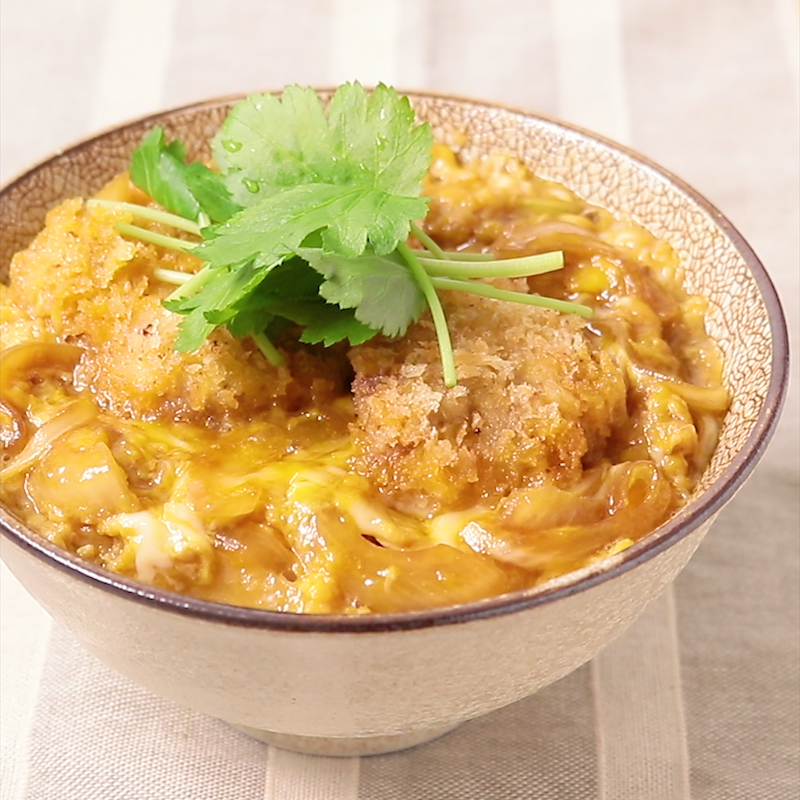
#> input picture assets/katsudon.png, 800 x 800 px
$ python chapter1.py
#> lines starting #> are read from the running program, lines starting #| are printed output that depends on the picture
import numpy as np
import matplotlib.pyplot as plt
from matplotlib.image import imread

x = np.arange(0, 10, 0.1)
y = np.sin(x)
plt.plot(x, y)
plt.xlabel("x")
plt.ylabel("y")
plt.legend()

img = imread("./assets/katsudon.png")
#> img is the input picture: shape (800, 800, 3) float32; mean R, G, B 0.825, 0.706, 0.511
plt.imshow(img)
plt.show()
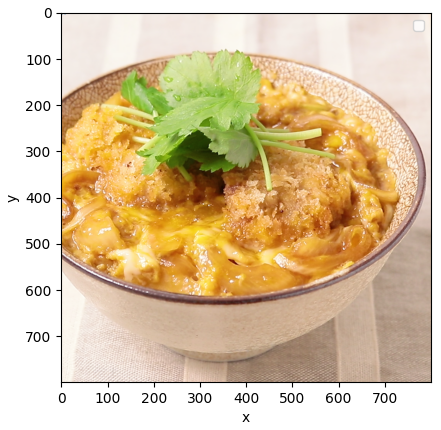
#> figure drawn by matplotlib, 1 panel
